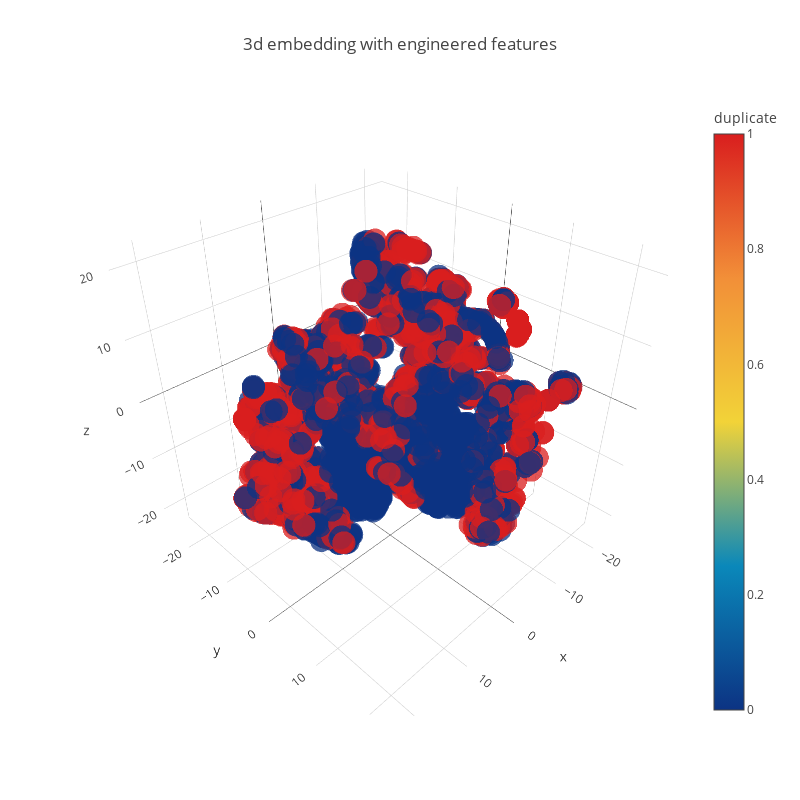

Source (notebook cell):
### Code cell
trace1 = go.Scatter3d(
    x=tsne3d[:,0],
    y=tsne3d[:,1],
    z=tsne3d[:,2],
    mode='markers',
    marker=dict(
        sizemode='diameter',
        color = y,
        colorscale = 'Portland',
        colorbar = dict(title = 'duplicate'),
        line=dict(color='rgb(255, 255, 255)'),
        opacity=0.75
    )
)

data=[trace1]
layout=dict(height=800, width=800, title='3d embedding with engineered features')
fig=dict(data=data, layout=layout)
py.iplot(fig, filename='3DBubble')

### Figure 1 — Plotly figure (JSON) as saved in the notebook; plotly's stock layout.template omitted (floating-point values rounded to 4 significant figures; data arrays with more than 128 entries replaced by an {"elided": "..."} marker saying what was removed)
{"data": [{"marker": {"color": {"elided": "5000 int values"}, "colorbar": {"title": {"text": "duplicate"}}, "colorscale": "Portland", "line": {"color": "rgb(255, 255, 255)"}, "opacity": 0.75, "sizemode": "diameter"}, "mode": "markers", "type": "scatter3d", "uid": "cdb6bd07-6de6-4a0c-80b2-1a1f0dc99237", "x": {"elided": "5000 float values"}, "y": {"elided": "5000 float values"}, "z": {"elided": "5000 float values"}}], "layout": {"height": 800, "title": {"text": "3d embedding with engineered features"}, "width": 800}}
